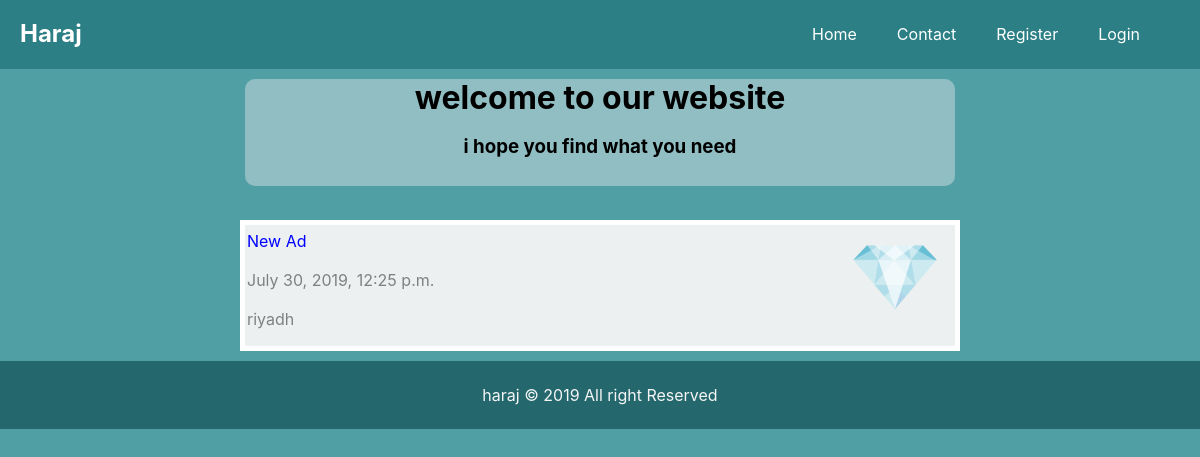
The app's page /, older data.
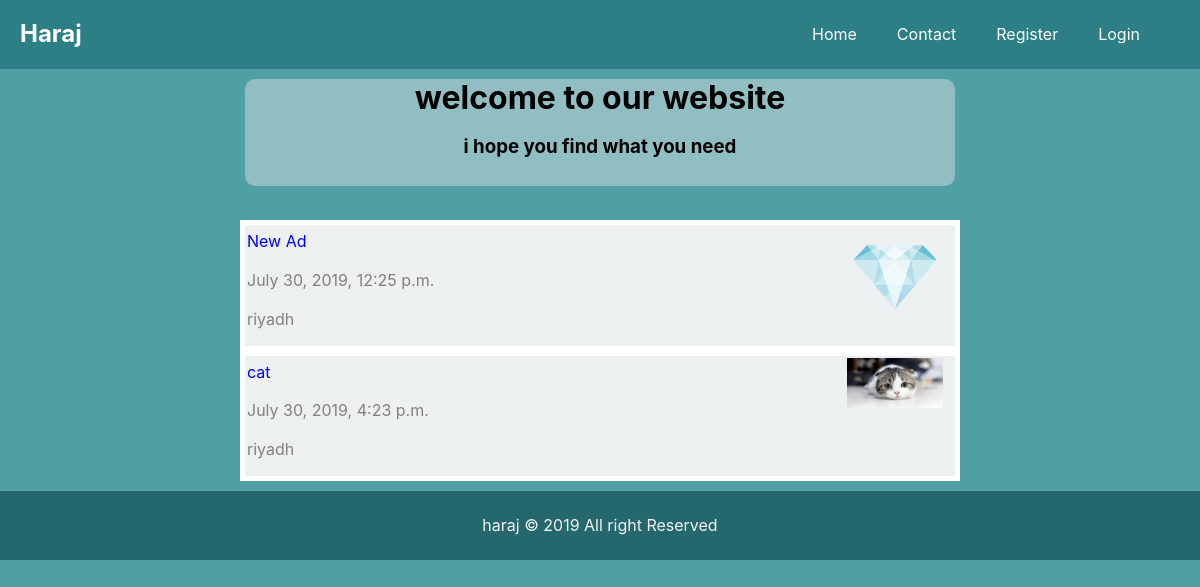
The same page, newer data.
### haraj_app/models.py (models this page shows)
class Add(models.Model):
    name = models.CharField(max_length=20)
    body = models.TextField()
    date = models.DateTimeField(default=timezone.now)
    picture = models.ImageField(upload_to='haraj_pics', blank = True)
    Phone_number = models.CharField(max_length=10)
    city = models.CharField(max_length=10)

### haraj_app/views.py (the view)
# urls.py: path('', views.index,name='home'),
def index(request):
    adds = Add.objects.all()
    data = {
        'adds': adds
    }
    return render(request, 'index.html',data)

### template/index.html (shortened to what this page needs)
{% extends 'base.html' %}
{% block body %}
<div class="container">
    <div class="text">
        <h1>welcome to our website</h1>
        <h3>i hope you find what you need</h3>
    </div>
    <br>
    {% for i in adds %}
    <div class="index">
        <div class="detail">
            <a id="info" href="{% url 'detalis' i.pk %}">{{i.name}}</a>
            <p id="date">{{i.date}}</p>
            <p>{{i.city}}</p>
        </div>
        <img id="img" src="{{i.picture.url}}" alt="Cover Image" width="100px">
    </div>
    {% endfor %}
</div>
{% endblock %}

### template/base.html (shortened to what this page needs)
<!DOCTYPE html>
{% load static %}
<html lang="en">
<head>
    <link rel="stylesheet" href="{% static 'style.css'%}">
</head>
<body>
    <nav id="navbar">
            <h1><a href="{% url 'home'%}">Haraj</a></h1>
            <ul>
                <li><a href="{% url 'home'%}">Home</a></li>
                <li><a href="{% url 'contact'%}">Contact</a></li>
                {% if user.is_authenticated %}
                <li><a href="{% url 'add'%}">Add</a></li>
                <li><a href="{% url 'logout'%}">logout</a></li>
                {% else %}
                <li><a href="{% url 'register'%}">Register</a></li>
                <li><a href="{% url 'login' %}">Login</a></li>
                {% endif %}
                <li><a href="#">{{user.username}}</a></li>
            </ul>
    </nav>
    {% block body %}
    {% endblock %}
    <footer id="footer">
        <p>haraj &copy; 2019 All right Reserved</p>
    </footer>
</body>
</html>

### static/style.css (style rules this page uses)
* { padding: 0; margin: 0; box-sizing: border-box; }
body { line-height: 1.8rem; background-color: rgb(80, 159, 165); font-family: -apple-system, BlinkMacSystemFont, 'Segoe UI', Roboto, Oxygen, Ubuntu, Cantarell, 'Open Sans', 'Helvetica Neue', sans-serif; }
a { text-decoration: none; color: gray; }
h1,h2,h3 { padding-bottom: 20px; }
p { margin: 10px 0; }
#navbar { background-color:rgb(43, 127, 133); overflow:hidden; }
#navbar h1 { float:left; padding-left:20px; padding-top: 20px; }
#navbar h1 a { color: white; }
#navbar ul { float: right; list-style-type: none; }
#navbar a { color: white; }
#navbar ul li a { color: white; display: block; padding: 20px; }
#navbar ul li { float: left; }
#footer { text-align: center; background-color:rgb(36, 104, 109); color:whitesmoke; padding: 10px; }
.container { margin: 10px auto; width: 60%; height: 60%; }
.index { padding: 2px; border: 5px white solid; color: gray; background-color:#f4f4f4f4; overflow: hidden; }
.detail { float: left; }
#img { float: right; padding-right: 10px; width: 15%; }
#info { color:blue; }
.text { background-color: rgb(144, 190, 194); padding: 5px; margin: 5px; border-radius: 10px; text-align: center; }

Row changes from the older to the newer data that the page shows:
added Add: name "cat", date "July 30, 2019, 4:23 p.m.", city "riyadh", picture (picture)
